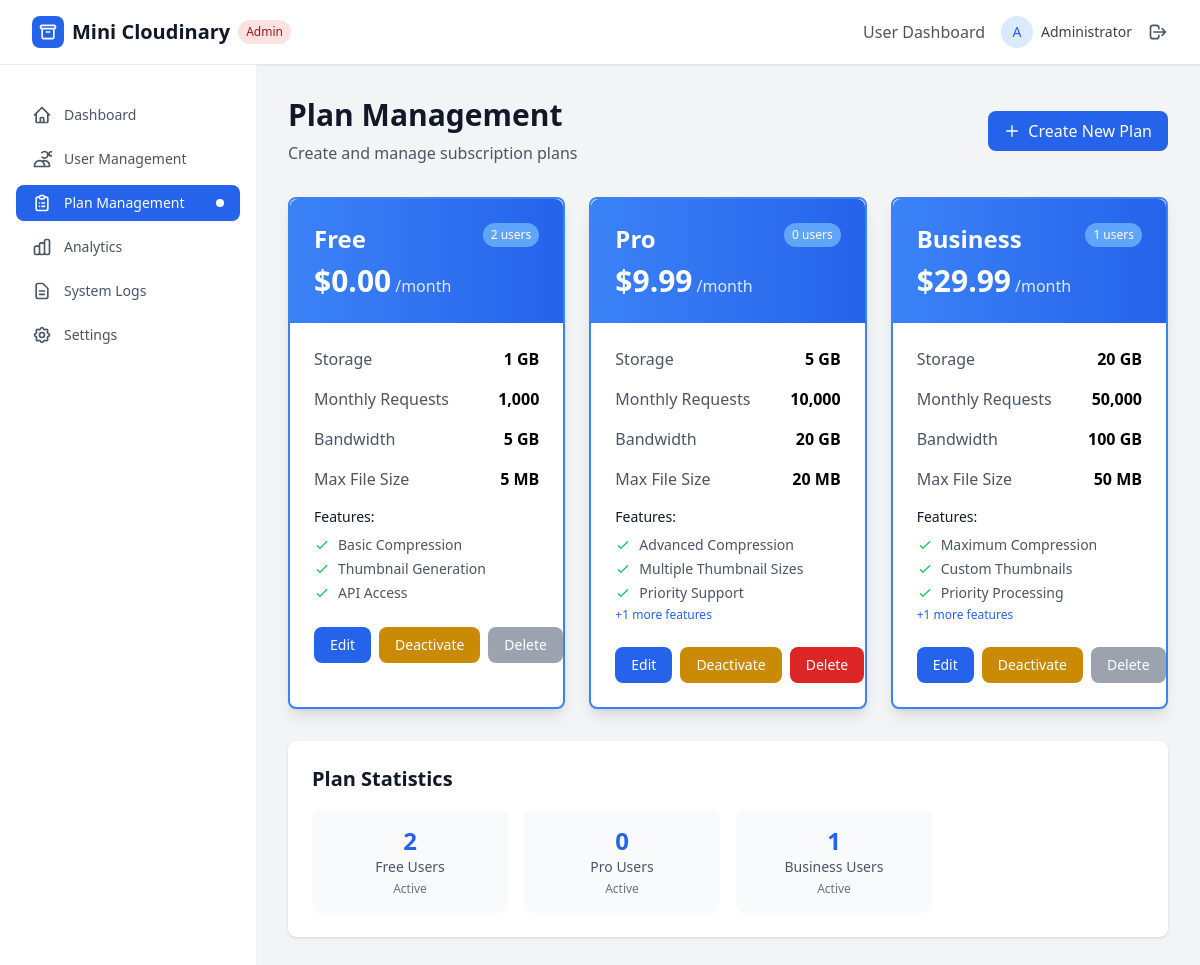
Screenshot of /admin/plans.php (signed in) with the database file from the repository.
### tables this page shows
CREATE TABLE `users` (
  `id` int NOT NULL,
  `name` varchar(255) NOT NULL,
  `email` varchar(255) NOT NULL,
  `password` varchar(255) NOT NULL,
  `api_key` varchar(64) NOT NULL,
  `plan_id` int DEFAULT '1',
  `used_space` bigint DEFAULT '0',
  `monthly_requests` int DEFAULT '0',
  `monthly_bandwidth` bigint DEFAULT '0',
  `status` enum('active','suspended','pending') DEFAULT 'active',
  `last_login` timestamp NULL DEFAULT NULL,
  `created_at` timestamp NULL DEFAULT CURRENT_TIMESTAMP,
  `updated_at` timestamp NULL DEFAULT CURRENT_TIMESTAMP ON UPDATE CURRENT_TIMESTAMP,
  `role` enum('user','admin') DEFAULT 'user',
  `admin_permissions` json DEFAULT NULL
);

CREATE TABLE `plans` (
  `id` int NOT NULL,
  `name` varchar(100) NOT NULL,
  `price` decimal(10,2) DEFAULT '0.00',
  `storage_limit` bigint DEFAULT '1073741824',
  `monthly_request_limit` int DEFAULT '1000',
  `bandwidth_limit` bigint DEFAULT '5368709120',
  `max_file_size` int DEFAULT '5242880',
  `allow_compression` tinyint(1) DEFAULT '1',
  `allow_thumbnails` tinyint(1) DEFAULT '1',
  `thumbnail_sizes` json DEFAULT NULL,
  `features` json DEFAULT NULL,
  `is_active` tinyint(1) DEFAULT '1',
  `created_at` timestamp NULL DEFAULT CURRENT_TIMESTAMP,
  `updated_at` timestamp NULL DEFAULT CURRENT_TIMESTAMP ON UPDATE CURRENT_TIMESTAMP
);

### includes/admin-auth.php (called while the page is built, shortened)
<?php
require_once __DIR__ . '/functions.php';
function is_admin()
{
    return $_SESSION['user_role'] === 'admin';
}
function get_admin_user()
{
    global $pdo;
    $stmt = $pdo->prepare("
        SELECT u.*, p.name as plan_name, p.storage_limit, p.monthly_request_limit, p.bandwidth_limit,
               (SELECT COUNT(*) FROM users) as total_users,
               (SELECT COUNT(*) FROM uploads) as total_files,
               (SELECT SUM(used_space) FROM users) as total_storage_used,
               (SELECT SUM(monthly_bandwidth) FROM users) as total_bandwidth_used
        FROM users u
        LEFT JOIN plans p ON u.plan_id = p.id
        WHERE u.id = ? AND u.status = 'active'
    ");
    $stmt->execute([$_SESSION['user_id']]);
    $user = $stmt->fetch();
    if ($user) {
        $user['is_admin'] = true;
        $user['admin_permissions'] = get_admin_permissions($_SESSION['user_id']);
    }
    return $user;
}
function get_admin_permissions($user_id)
{
    return [
        'can_manage_users' => true,
        'can_manage_plans' => true,
        'can_view_analytics' => true,
        'can_manage_settings' => true,
        'can_view_logs' => true,
        'can_suspend_users' => true,
        'can_reset_api_keys' => true
    ];
}
function get_all_plans()
{
    global $pdo;
    $stmt = $pdo->query("
        SELECT * FROM plans
        ORDER BY price ASC, created_at DESC
    ");
    return $stmt->fetchAll();
}
function get_plan_user_counts()
{
    global $pdo;
    $stmt = $pdo->query("
        SELECT plan_id, COUNT(*) as user_count
        FROM users
        WHERE status = 'active'
        GROUP BY plan_id
    ");
    $counts = [];
    while ($row = $stmt->fetch()) {
        $counts[$row['plan_id']] = $row['user_count'];
    }
    return $counts;
}
function admin_has_permission($permission)
{
    $admin_user = get_admin_user();
    return $admin_user['admin_permissions'][$permission];
}
function require_admin_permission($permission)
{
    if (!admin_has_permission($permission)) {
        http_response_code(403);
        die('Access denied. You do not have permission to perform this action.');
    }
}

### includes/functions.php (called while the page is built, shortened)
<?php
function format_bytes($bytes, $precision = 2)
{
    $units = ['B', 'KB', 'MB', 'GB', 'TB'];
    $bytes = max($bytes, 0);
    $pow = floor(($bytes ? log($bytes) : 0) / log(1024));
    $pow = min($pow, count($units) - 1);
    $bytes /= pow(1024, $pow);
    return round($bytes, $precision) . ' ' . $units[$pow];
}

### admin/plans.php (the view, shortened to what this page needs)
<?php
require_once '../includes/admin-auth.php';
require_admin_permission('can_manage_plans');
$admin_user = get_admin_user();
$plans = get_all_plans();
$user_counts = get_plan_user_counts();
?>
<!DOCTYPE html>
<html lang="en">
<head>
    <script src="https://cdn.tailwindcss.com"></script>
</head>
<body class="bg-gray-100">
    <?php include '../templates/admin-header.php'; ?>
    <div class="flex">
        <?php include '../templates/admin-sidebar.php'; ?>
        <div class="flex-1 p-8">
            <div class="mb-8">
                <div class="flex justify-between items-center">
                    <div>
                        <h1 class="text-3xl font-bold text-gray-900">Plan Management</h1>
                        <p class="text-gray-600 mt-2">Create and manage subscription plans</p>
                    </div>
                    <button
                        onclick="openModal('createPlanModal')"
                        class="bg-blue-600 text-white px-4 py-2 rounded-lg hover:bg-blue-700 focus:outline-none focus:ring-2 focus:ring-blue-500 focus:ring-offset-2 transition duration-200 flex items-center">
                        <svg class="w-4 h-4 mr-2" fill="none" stroke="currentColor" viewBox="0 0 24 24">
                            <path stroke-linecap="round" stroke-linejoin="round" stroke-width="2" d="M12 4v16m8-8H4"></path>
                        </svg>
                        Create New Plan
                    </button>
                </div>
            </div>
            <div class="grid grid-cols-1 md:grid-cols-2 lg:grid-cols-3 gap-6 mb-8">
                <?php foreach ($plans as $plan): ?>
                    <div class="bg-white rounded-lg shadow-lg border-2 <?= $plan['is_active'] ? 'border-blue-500' : 'border-gray-300' ?> transform hover:scale-105 transition duration-200">
                        <div class="bg-gradient-to-r from-blue-500 to-blue-600 text-white p-6 rounded-t-lg">
                            <div class="flex justify-between items-start">
                                <div>
                                    <h3 class="text-2xl font-bold"><?= htmlspecialchars($plan['name']) ?></h3>
                                    <div class="flex items-baseline mt-2">
                                        <span class="text-3xl font-bold">$<?= number_format($plan['price'], 2) ?></span>
                                        <span class="ml-1 text-blue-100">/month</span>
                                    </div>
                                </div>
                                <div class="flex flex-col items-end space-y-2">
                                    <span class="px-2 py-1 bg-blue-400 text-white text-xs rounded-full">
                                        <?= $user_counts[$plan['id']] ?? 0 ?> users
                                    </span>
                                </div>
                            </div>
                        </div>
                        <div class="p-6">
                            <div class="space-y-4">
                                <div class="flex justify-between items-center">
                                    <span class="text-gray-600">Storage</span>
                                    <span class="font-semibold"><?= format_bytes($plan['storage_limit']) ?></span>
                                </div>
                                <div class="flex justify-between items-center">
                                    <span class="text-gray-600">Monthly Requests</span>
                                    <span class="font-semibold"><?= number_format($plan['monthly_request_limit']) ?></span>
                                </div>
                                <div class="flex justify-between items-center">
                                    <span class="text-gray-600">Bandwidth</span>
                                    <span class="font-semibold"><?= format_bytes($plan['bandwidth_limit']) ?></span>
                                </div>
                                <div class="flex justify-between items-center">
                                    <span class="text-gray-600">Max File Size</span>
                                    <span class="font-semibold"><?= format_bytes($plan['max_file_size']) ?></span>
                                </div>
                                <?php if (!empty($plan['features'])): ?>
                                    <div>
                                        <h4 class="text-sm font-medium text-gray-900 mb-2">Features:</h4>
                                        <ul class="text-sm text-gray-600 space-y-1">
                                            <?php
                                            $features = json_decode($plan['features'], true) ?: [];
                                            foreach (array_slice($features, 0, 3) as $feature):
                                            ?>
                                                <li class="flex items-center">
                                                    <svg class="h-4 w-4 text-green-500 mr-2" fill="none" stroke="currentColor" viewBox="0 0 24 24">
                                                        <path stroke-linecap="round" stroke-linejoin="round" stroke-width="2" d="M5 13l4 4L19 7"></path>
                                                    </svg>
                                                    <?= htmlspecialchars($feature) ?>
                                                </li>
                                            <?php endforeach; ?>
                                            <?php if (count($features) > 3): ?>
                                                <li class="text-blue-600 text-xs">+<?= count($features) - 3 ?> more features</li>
                                            <?php endif; ?>
                                        </ul>
                                    </div>
                                <?php endif; ?>
                            </div>
                            <div class="mt-6 flex space-x-2">
                                <button
                                    onclick="openEditModal(<?= htmlspecialchars(json_encode($plan)) ?>)"
                                    class="flex-1 bg-blue-600 text-white py-2 px-4 rounded-lg hover:bg-blue-700 transition duration-200 text-sm">
                                    Edit
                                </button>
                                <?php if ($plan['is_active']): ?>
                                    <form method="POST" class="flex-1">
                                        <button
                                            type="submit"
                                            onclick="return confirm('Are you sure you want to deactivate this plan? Existing users will keep it, but new users cannot select it.')"
                                            class="w-full bg-yellow-600 text-white py-2 px-4 rounded-lg hover:bg-yellow-700 transition duration-200 text-sm">
                                            Deactivate
                                        </button>
                                    </form>
                                <?php endif; ?>
                                <?php if (($user_counts[$plan['id']] ?? 0) === 0): ?>
                                    <form method="POST" class="flex-1">
                                        <button
                                            type="submit"
                                            onclick="return confirm('Are you sure you want to delete this plan? This action cannot be undone.')"
                                            class="w-full bg-red-600 text-white py-2 px-4 rounded-lg hover:bg-red-700 transition duration-200 text-sm">
                                            Delete
                                        </button>
                                    </form>
                                <?php else: ?>
                                    <button
                                        disabled
                                        class="flex-1 bg-gray-400 text-white py-2 px-4 rounded-lg cursor-not-allowed text-sm"
                                        title="Cannot delete plan with active users">
                                        Delete
                                    </button>
                                <?php endif; ?>
                            </div>
                        </div>
                    </div>
                <?php endforeach; ?>
            </div>
            <div class="bg-white rounded-lg shadow p-6">
                <h2 class="text-xl font-semibold text-gray-900 mb-4">Plan Statistics</h2>
                <div class="grid grid-cols-1 md:grid-cols-4 gap-4">
                    <?php foreach ($plans as $plan): ?>
                        <div class="text-center p-4 bg-gray-50 rounded-lg">
                            <div class="text-2xl font-bold text-blue-600"><?= $user_counts[$plan['id']] ?? 0 ?></div>
                            <div class="text-sm text-gray-600"><?= htmlspecialchars($plan['name']) ?> Users</div>
                            <div class="text-xs text-gray-500 mt-1">
                                <?= $plan['is_active'] ? 'Active' : 'Inactive' ?>
                            </div>
                        </div>
                    <?php endforeach; ?>
                </div>
            </div>
        </div>
    </div>
</body>
</html>

### templates/admin-header.php
<header class="bg-white shadow-sm border-b border-gray-200">
    <div class="max-w-7xl mx-auto px-4 sm:px-6 lg:px-8">
        <div class="flex justify-between items-center h-16">
            <div class="flex items-center">
                <a href="dashboard.php" class="flex items-center">
                    <div class="h-8 w-8 bg-blue-600 rounded-lg flex items-center justify-center">
                        <svg class="h-5 w-5 text-white" fill="none" stroke="currentColor" viewBox="0 0 24 24">
                            <path stroke-linecap="round" stroke-linejoin="round" stroke-width="2" d="M5 8h14M5 8a2 2 0 110-4h14a2 2 0 110 4M5 8v10a2 2 0 002 2h10a2 2 0 002-2V8m-9 4h4"></path>
                        </svg>
                    </div>
                    <span class="ml-2 text-xl font-bold text-gray-900">Mini Cloudinary</span>
                    <span class="ml-2 px-2 py-1 bg-red-100 text-red-800 text-xs font-medium rounded-full">Admin</span>
                </a>
            </div>
            <div class="flex items-center space-x-4">
                <a href="../dashboard.php" class="text-gray-600 hover:text-blue-600 transition duration-150">
                    User Dashboard
                </a>
                <div class="relative">
                    <div class="flex items-center space-x-2">
                        <div class="h-8 w-8 bg-blue-100 rounded-full flex items-center justify-center">
                            <span class="text-blue-600 text-sm font-medium">A</span>
                        </div>
                        <span class="text-sm font-medium text-gray-700"><?= htmlspecialchars($admin_user['name']) ?></span>
                    </div>
                </div>
                <a href="../logout.php" class="text-gray-600 hover:text-red-600 transition duration-150">
                    <svg class="h-5 w-5" fill="none" stroke="currentColor" viewBox="0 0 24 24">
                        <path stroke-linecap="round" stroke-linejoin="round" stroke-width="2" d="M17 16l4-4m0 0l-4-4m4 4H7m6 4v1a3 3 0 01-3 3H6a3 3 0 01-3-3V7a3 3 0 013-3h4a3 3 0 013 3v1"></path>
                    </svg>
                </a>
            </div>
        </div>
    </div>
</header>

### rows the page displays
users: name "Administrator"
plans: name "Free", price "0.00", id "2", storage_limit "1 GB", monthly_request_limit "1,000", bandwidth_limit "5 GB", max_file_size "5 MB", features "Basic Compression", features "Thumbnail Generation", features "API Access", shows "Delete", is_active "Active"
plans: name "Pro", price "9.99", id "0", storage_limit "5 GB", monthly_request_limit "10,000", bandwidth_limit "20 GB", max_file_size "20 MB", features "Advanced Compression", features "Multiple Thumbnail Sizes", features "Priority Support", count($features)-3 "1", is_active "Active"
plans: name "Business", price "29.99", id "1", storage_limit "20 GB", monthly_request_limit "50,000", bandwidth_limit "100 GB", max_file_size "50 MB", features "Maximum Compression", features "Custom Thumbnails", features "Priority Processing", count($features)-3 "1", shows "Delete", is_active "Active"

### other values shown
$item['name'] "Dashboard"
$item['name'] "User Management"
$item['name'] "Plan Management"
$item['name'] "Analytics"
$item['name'] "System Logs"
$item['name'] "Settings"
